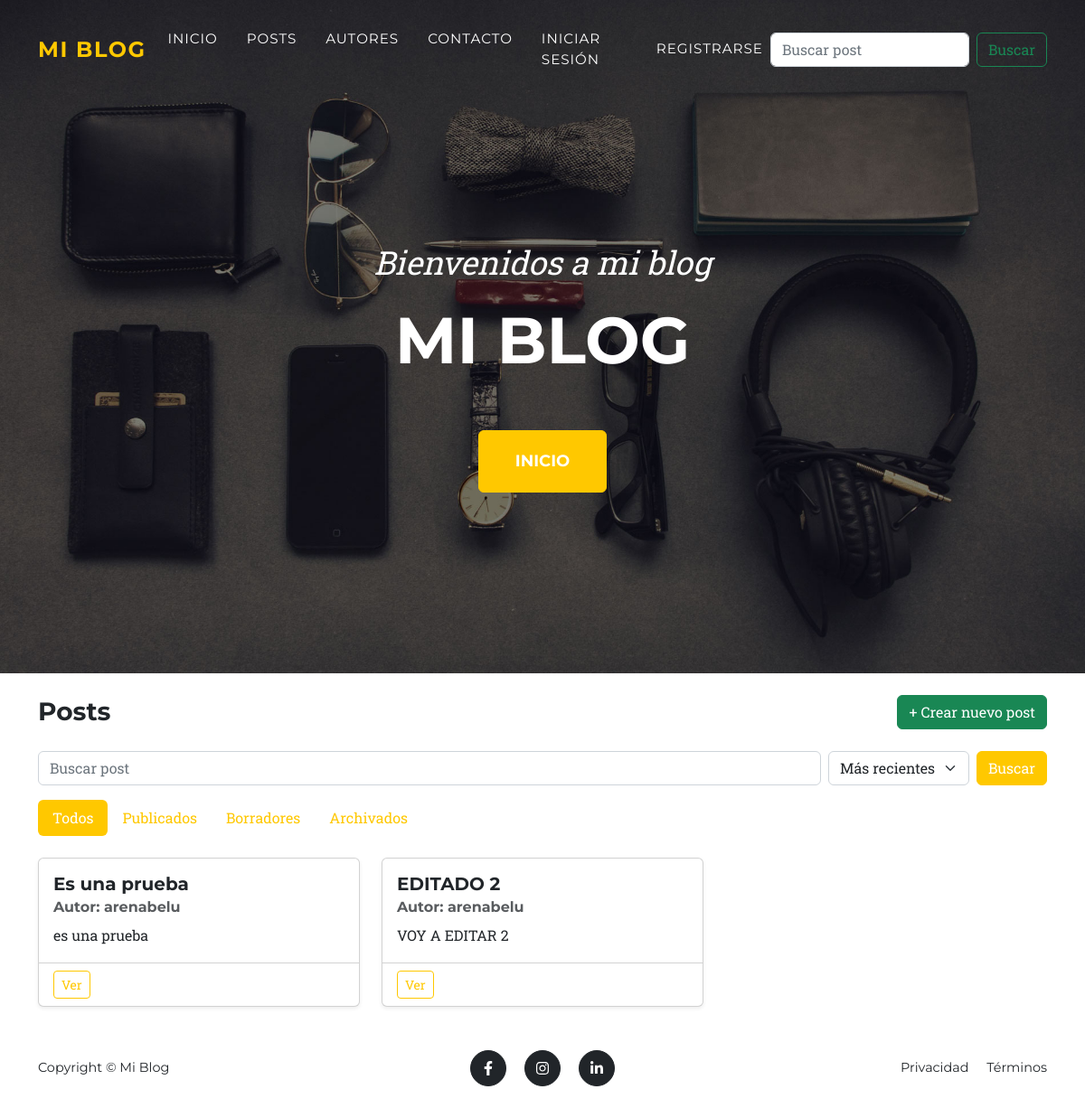
The page /posts/ on the database as committed earlier.
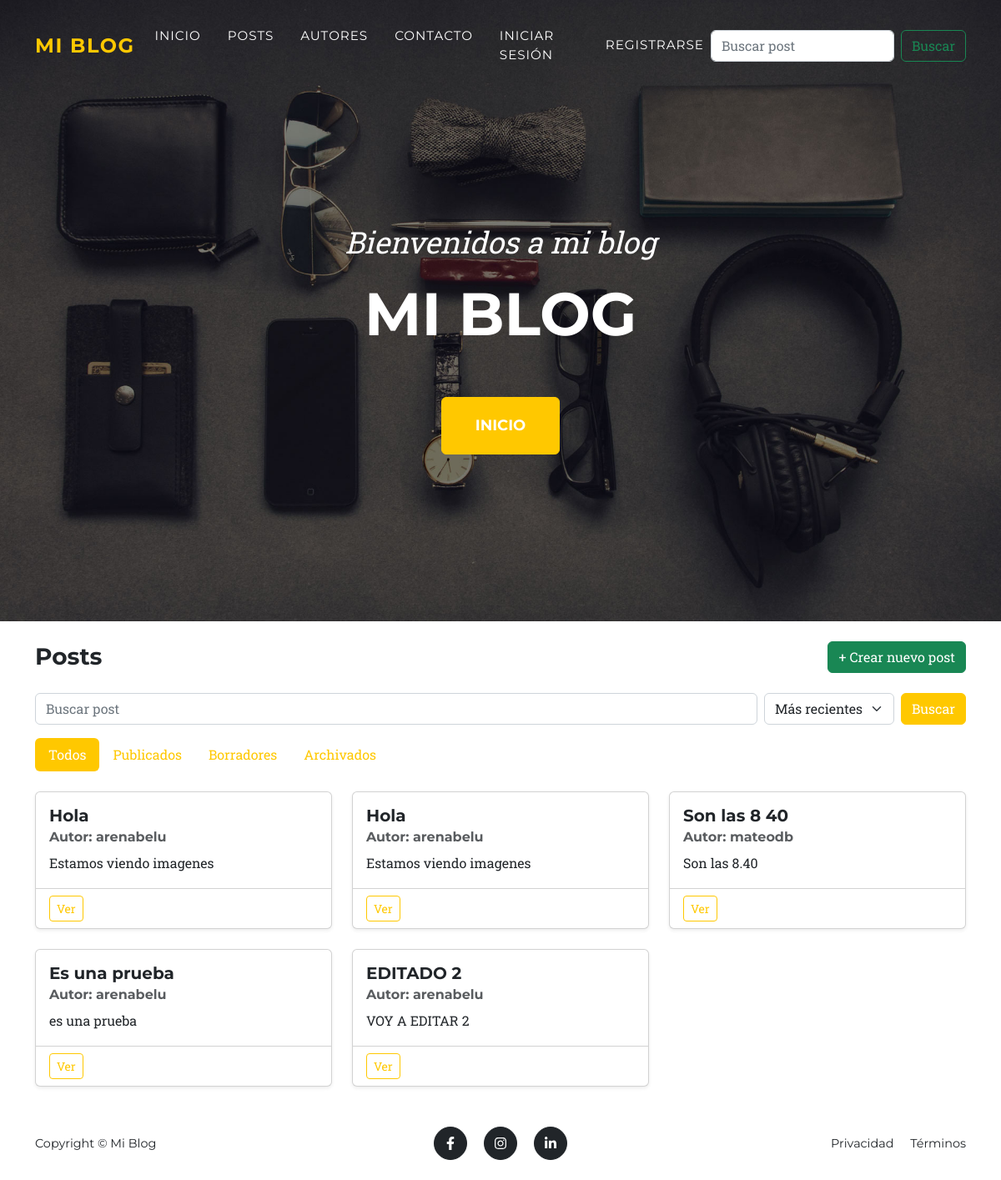
The same page on the database as committed later.
### posts/models.py (models this page shows, shortened)
class Post (models.Model):
    titulo = models.CharField(max_length=200)
    autor = models.ForeignKey(Autor,on_delete=models.CASCADE,related_name= "posts")
    contenido = models.TextField()
    fecha_creacion = models.DateTimeField(auto_now_add=True)
    ESTADOS = [("borrador","Borrador"),
               ("publicado","Publicado"),
               ("archivado","Archivado")]
    estado = models.CharField(max_length=20,choices=ESTADOS,default="borrador")
    resumen = models.CharField(max_length=250,blank=True)
    imagen = models.ImageField(upload_to="posts/",blank=True,null=True)

class Autor(models.Model):
    nombre = models.CharField(max_length=100)
    apellido = models.CharField(max_length=100)
    email = models.EmailField()
    username = models.CharField(max_length=100,unique=True)
    avatar = models.ImageField(upload_to="avatars/",blank=True,null=True)
    usuario = models.OneToOneField(settings.AUTH_USER_MODEL,on_delete=models.CASCADE,null=True,blank=True,related_name="perfil_autor")

### posts/views.py (the view)
# urls.py: path("posts/",views.lista_posts,name="lista_posts"),
def lista_posts(request):
    posts = Post.objects.all()
    busqueda = request.GET.get("buscar")
    if busqueda:
        posts = posts.filter(titulo__icontains = busqueda)
    estado = request.GET.get("estado")
    if estado:
        posts = posts.filter(estado = estado)
    orden = request.GET.get("orden","reciente")
    if orden == "antiguo":
        posts = posts.order_by("fecha_creacion")
    else:
        posts = posts.order_by('-fecha_creacion')
    return render(request, "lista_posts.html",{"posts":posts,"busqueda":busqueda,"estado":estado,"orden":orden})

### posts/templates/lista_posts.html (shortened to what this page needs)
{% extends "base.html" %}
{% block content %}
<div class="container py-4">
  <div class="d-flex justify-content-between align-items-center mb-4">
    <h1 class="h3 mb-0">Posts</h1>
    <a href="{% url 'nuevo_post' %}" class="btn btn-success">
      + Crear nuevo post
    </a>
  </div>
  <form method="GET" class="row g-2 align-items-center mb-3">
    <div class="col-12 col-md">
      <input type="text" name="buscar" class="form-control"
             placeholder="Buscar post"
             value="{{ request.GET.buscar|default:'' }}">
    </div>
    <div class="col-12 col-md-auto">
      <select name="orden" class="form-select" onchange="this.form.submit()">
        <option value="reciente" {% if request.GET.orden == 'reciente' %}selected{% endif %}>Más recientes</option>
      </select>
    </div>
    <div class="col-12 col-md-auto">
      <button type="submit" class="btn btn-primary w-100">Buscar</button>
    </div>
  </form>
  <ul class="nav nav-pills mb-4">
    <li class="nav-item">
      <a class="nav-link {% if not request.GET.estado %}active{% endif %}"
         href="{% url 'lista_posts' %}">Todos</a>
    </li>
    <li class="nav-item">
      <a class="nav-link {% if request.GET.estado == 'publicado' %}active{% endif %}"
         href="{% url 'lista_posts' %}?estado=publicado">Publicados</a>
    </li>
    <li class="nav-item">
      <a class="nav-link {% if request.GET.estado == 'borrador' %}active{% endif %}"
         href="{% url 'lista_posts' %}?estado=borrador">Borradores</a>
    </li>
    <li class="nav-item">
      <a class="nav-link {% if request.GET.estado == 'archivado' %}active{% endif %}"
         href="{% url 'lista_posts' %}?estado=archivado">Archivados</a>
    </li>
  </ul>
  <div class="row row-cols-1 row-cols-md-2 row-cols-lg-3 g-4">
    {% for post in posts %}
    <div class="col">
      <div class="card h-100 shadow-sm">
        <div class="card-body">
          <h5 class="card-title">{{ post.titulo }}</h5>
          <h6 class="card-subtitle mb-2 text-body-secondary">
            Autor: {{ post.autor.username }}
          </h6>
          <p class="card-text">{{ post.contenido|truncatewords:30 }}</p>
        </div>
        <div class="card-footer bg-transparent d-flex gap-2">
          <a href="{% url 'detalle_post' post.id %}" class="btn btn-sm btn-outline-primary">Ver</a>
        </div>
      </div>
    </div>
    {% empty %}
    <div class="col-12">
      <div class="alert alert-info text-center mb-0">
        No se encontraron posts.
      </div>
    </div>
    {% endfor %}
  </div>
</div>
{% endblock %}

Rows that differ between the two databases and show on the page:
added Post: titulo "Hola", autor.username "arenabelu", contenido "Estamos viendo imagenes"
added Post: titulo "Hola", autor.username "arenabelu", contenido "Estamos viendo imagenes"
added Post: titulo "Son las 8 40", autor.username "mateodb", contenido "Son las 8.40"
